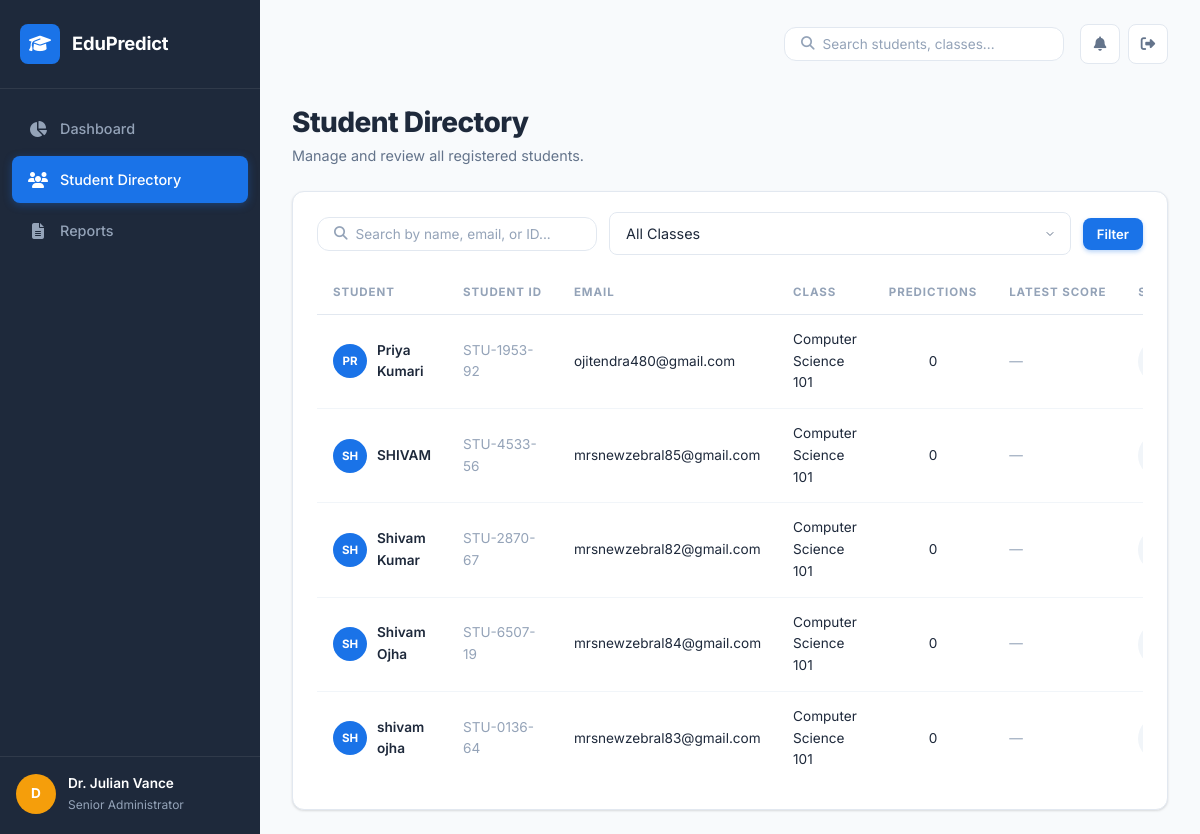
/admin/students (signed in), run on the app's committed database.
### tables this page shows
CREATE TABLE users (
    id INTEGER PRIMARY KEY AUTOINCREMENT,
    name TEXT NOT NULL,
    email TEXT UNIQUE NOT NULL,
    mobile TEXT NOT NULL,
    password_hash TEXT NOT NULL,
    role TEXT NOT NULL DEFAULT 'student',
    class_name TEXT DEFAULT 'Computer Science 101',
    student_id TEXT UNIQUE,
    is_verified INTEGER DEFAULT 0,
    created_at TIMESTAMP DEFAULT CURRENT_TIMESTAMP
, reset_token TEXT, reset_token_expiry REAL);

### app.py (the view)
@app.route('/admin/students')
@admin_required
def admin_students():
    db = get_db()
    search = request.args.get('search', '')
    class_filter = request.args.get('class', '')
    query = '''
        SELECT u.*,
               (SELECT predicted_score FROM predictions WHERE user_id = u.id ORDER BY created_at DESC LIMIT 1) as latest_score,
               (SELECT performance_label FROM predictions WHERE user_id = u.id ORDER BY created_at DESC LIMIT 1) as latest_label,
               (SELECT COUNT(*) FROM predictions WHERE user_id = u.id) as prediction_count
        FROM users u WHERE u.role = 'student'
    '''
    params = []
    if search:
        query += ' AND (u.name LIKE ? OR u.email LIKE ? OR u.student_id LIKE ?)'
        params.extend([f'%{search}%', f'%{search}%', f'%{search}%'])
    if class_filter:
        query += ' AND u.class_name = ?'
        params.append(class_filter)
    query += ' ORDER BY u.name'
    students = db.execute(query, params).fetchall()
    classes = db.execute(
        'SELECT DISTINCT class_name FROM users WHERE role = "student" ORDER BY class_name'
    ).fetchall()
    return render_template('admin/students.html', students=students, classes=classes,
                         search=search, class_filter=class_filter)

### app.py (called while the page is built)
def get_db():
    if 'db' not in g:
        g.db = sqlite3.connect(app.config['DATABASE'])
        g.db.row_factory = sqlite3.Row
    return g.db

def admin_required(f):
    @wraps(f)
    def decorated(*args, **kwargs):
        if 'user_id' not in session:
            flash('Please log in to access this page.', 'warning')
            return redirect(url_for('login'))
        if session.get('role') != 'admin':
            flash('Admin access required.', 'danger')
            return redirect(url_for('student_dashboard'))
        return f(*args, **kwargs)
    return decorated

### templates/admin/students.html (shortened to what this page needs)
{% extends "base.html" %}
{% block content %}
<div class="admin-dashboard">
    <div class="dashboard-header">
        <div>
            <h1 class="page-title">Student Directory</h1>
            <p class="page-subtitle">Manage and review all registered students.</p>
        </div>
    </div>
    <div class="card full-width">
        <div class="card-header">
            <div class="search-filter-row">
                <form method="GET" action="{{ url_for('admin_students') }}" class="search-form">
                    <div class="search-box">
                        <i class="fas fa-search"></i>
                        <input type="text" name="search" placeholder="Search by name, email, or ID..." value="{{ search }}" class="search-input">
                    </div>
                    <select name="class" class="form-input form-select compact">
                        <option value="">All Classes</option>
                    </select>
                    <button type="submit" class="btn btn-primary compact">Filter</button>
                </form>
            </div>
        </div>
        <div class="card-body">
            <div class="table-responsive">
                <table class="data-table">
                    <thead>
                        <tr>
                            <th>Student</th>
                            <th>Student ID</th>
                            <th>Email</th>
                            <th>Class</th>
                            <th>Predictions</th>
                            <th>Latest Score</th>
                            <th>Status</th>
                        </tr>
                    </thead>
                    <tbody>
                        {% for student in students %}
                        <tr>
                            <td>
                                <div class="student-cell">
                                    <div class="avatar avatar-sm avatar-blue">
                                        <span>{{ student.name[:2]|upper }}</span>
                                    </div>
                                    <span class="text-bold">{{ student.name }}</span>
                                </div>
                            </td>
                            <td class="text-muted">{{ student.student_id or 'N/A' }}</td>
                            <td>{{ student.email }}</td>
                            <td>{{ student.class_name }}</td>
                            <td class="text-center">{{ student.prediction_count or 0 }}</td>
                            <td>
                                {% if student.latest_score %}
                                <span class="score-highlight score-{{ student.latest_label|lower if student.latest_label else 'average' }}">
                                    {{ student.latest_score }}%
                                </span>
                                {% else %}
                                <span class="text-muted">—</span>
                                {% endif %}
                            </td>
                            <td>
                                {% if student.latest_label %}
                                <span class="badge badge-{{ 'success' if student.latest_label == 'Good' else ('warning' if student.latest_label == 'Average' else 'danger') }}">
                                    {{ student.latest_label }}
                                </span>
                                {% else %}
                                <span class="badge badge-neutral">No Data</span>
                                {% endif %}
                            </td>
                        </tr>
                        {% endfor %}
                    </tbody>
                </table>
            </div>
        </div>
    </div>
</div>
{% endblock %}

### templates/base.html (shortened to what this page needs)
<!DOCTYPE html>
<html lang="en">
<head>
    <link rel="stylesheet" href="https://cdnjs.cloudflare.com/ajax/libs/font-awesome/6.4.2/css/all.min.css">
    <link rel="stylesheet" href="{{ url_for('static', filename='css/style.css') }}">
</head>
<body class="{% block body_class %}{% endblock %}">
    {% if session.get('role') == 'admin' %}
    <div class="app-layout">
        <aside class="sidebar" id="sidebar">
            <div class="sidebar-brand">
                <div class="brand-icon">
                    <i class="fas fa-graduation-cap"></i>
                </div>
                <span class="brand-text">EduPredict</span>
            </div>
            <nav class="sidebar-nav">
                <a href="{{ url_for('admin_dashboard') }}" class="nav-item {% if request.endpoint == 'admin_dashboard' %}active{% endif %}">
                    <i class="fas fa-chart-pie"></i>
                    <span>Dashboard</span>
                </a>
                <a href="{{ url_for('admin_students') }}" class="nav-item {% if request.endpoint == 'admin_students' %}active{% endif %}">
                    <i class="fas fa-users"></i>
                    <span>Student Directory</span>
                </a>
                <a href="{{ url_for('admin_reports') }}" class="nav-item {% if request.endpoint == 'admin_reports' %}active{% endif %}">
                    <i class="fas fa-file-alt"></i>
                    <span>Reports</span>
                </a>
            </nav>
            <div class="sidebar-footer">
                <div class="admin-profile">
                    <div class="avatar admin-avatar">
                        <span>{{ session.get('user_name', 'A')[0] }}</span>
                    </div>
                    <div class="admin-info">
                        <span class="admin-name">{{ session.get('user_name', 'Admin') }}</span>
                        <span class="admin-role">Senior Administrator</span>
                    </div>
                </div>
            </div>
        </aside>
        <main class="main-content">
            <header class="topbar">
                <div class="topbar-right">
                    <div class="search-box">
                        <i class="fas fa-search"></i>
                        <input type="text" placeholder="Search students, classes...">
                    </div>
                    <div class="topbar-actions">
                        <button class="icon-btn"><i class="fas fa-bell"></i></button>
                        <a href="{{ url_for('logout') }}" class="icon-btn" title="Logout"><i class="fas fa-sign-out-alt"></i></a>
                    </div>
                </div>
            </header>
    {% endif %}
    {% block content %}{% endblock %}
    {% if session.get('role') == 'admin' %}
        </main>
    </div>
    {% endif %}
</body>
</html>

### data on the page
users: name "PR", name "Priya Kumari", student "STU-1953-92", email "ojitendra480@gmail.com", class_name "Computer Science 101", prediction_count "0"
users: name "SH", name "SHIVAM", student "STU-4533-56", email "mrsnewzebral85@gmail.com", class_name "Computer Science 101", prediction_count "0"
users: name "SH", name "Shivam Kumar", student "STU-2870-67", email "mrsnewzebral82@gmail.com", class_name "Computer Science 101", prediction_count "0"
users: name "SH", name "Shivam Ojha", student "STU-6507-19", email "mrsnewzebral84@gmail.com", class_name "Computer Science 101", prediction_count "0"
users: name "SH", name "shivam ojha", student "STU-0136-64", email "mrsnewzebral83@gmail.com", class_name "Computer Science 101", prediction_count "0"

### other printed values
{{ session.get('user_name', 'A')[0] }} "D"
{{ session.get('user_name', 'Admin') }} "Dr. Julian Vance"
